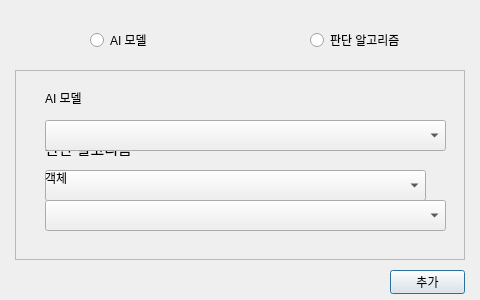
<?xml version="1.0" encoding="UTF-8"?>
<ui version="4.0">
 <class>Dialog</class>
 <widget class="QDialog" name="Dialog">
  <property name="geometry">
   <rect>
    <x>0</x>
    <y>0</y>
    <width>480</width>
    <height>300</height>
   </rect>
  </property>
  <property name="minimumSize">
   <size>
    <width>480</width>
    <height>300</height>
   </size>
  </property>
  <property name="maximumSize">
   <size>
    <width>480</width>
    <height>300</height>
   </size>
  </property>
  <property name="windowTitle">
   <string>Dialog</string>
  </property>
  <widget class="QFrame" name="frame_2">
   <property name="geometry">
    <rect>
     <x>15</x>
     <y>70</y>
     <width>450</width>
     <height>190</height>
    </rect>
   </property>
   <property name="frameShape">
    <enum>QFrame::Shape::StyledPanel</enum>
   </property>
   <property name="frameShadow">
    <enum>QFrame::Shadow::Raised</enum>
   </property>
   <widget class="QLabel" name="label_algorithn">
    <property name="geometry">
     <rect>
      <x>30</x>
      <y>70</y>
      <width>101</width>
      <height>16</height>
     </rect>
    </property>
    <property name="font">
     <font>
      <pointsize>11</pointsize>
     </font>
    </property>
    <property name="text">
     <string>판단 알고리즘</string>
    </property>
   </widget>
   <widget class="QComboBox" name="combo_algorithm">
    <property name="geometry">
     <rect>
      <x>30</x>
      <y>100</y>
      <width>381</width>
      <height>31</height>
     </rect>
    </property>
   </widget>
  </widget>
  <widget class="QRadioButton" name="radio_ai">
   <property name="geometry">
    <rect>
     <x>90</x>
     <y>30</y>
     <width>92</width>
     <height>20</height>
    </rect>
   </property>
   <property name="text">
    <string>AI 모델</string>
   </property>
  </widget>
  <widget class="QRadioButton" name="radio_algorithm">
   <property name="geometry">
    <rect>
     <x>310</x>
     <y>30</y>
     <width>121</width>
     <height>20</height>
    </rect>
   </property>
   <property name="text">
    <string>판단 알고리즘</string>
   </property>
  </widget>
  <widget class="QPushButton" name="button_accept">
   <property name="geometry">
    <rect>
     <x>390</x>
     <y>270</y>
     <width>75</width>
     <height>24</height>
    </rect>
   </property>
   <property name="text">
    <string>추가</string>
   </property>
  </widget>
  <widget class="QFrame" name="frame">
   <property name="geometry">
    <rect>
     <x>15</x>
     <y>70</y>
     <width>450</width>
     <height>190</height>
    </rect>
   </property>
   <property name="frameShape">
    <enum>QFrame::Shape::StyledPanel</enum>
   </property>
   <property name="frameShadow">
    <enum>QFrame::Shadow::Raised</enum>
   </property>
   <widget class="QLabel" name="label_ai">
    <property name="geometry">
     <rect>
      <x>30</x>
      <y>20</y>
      <width>48</width>
      <height>16</height>
     </rect>
    </property>
    <property name="text">
     <string>AI 모델</string>
    </property>
   </widget>
   <widget class="QComboBox" name="combo_ai">
    <property name="geometry">
     <rect>
      <x>30</x>
      <y>50</y>
      <width>401</width>
      <height>31</height>
     </rect>
    </property>
   </widget>
   <widget class="QComboBox" name="combo_object">
    <property name="geometry">
     <rect>
      <x>30</x>
      <y>130</y>
      <width>401</width>
      <height>31</height>
     </rect>
    </property>
   </widget>
   <widget class="QLabel" name="label_object">
    <property name="geometry">
     <rect>
      <x>30</x>
      <y>100</y>
      <width>48</width>
      <height>16</height>
     </rect>
    </property>
    <property name="text">
     <string>객체</string>
    </property>
   </widget>
  </widget>
 </widget>
 <resources/>
 <connections/>
</ui>
